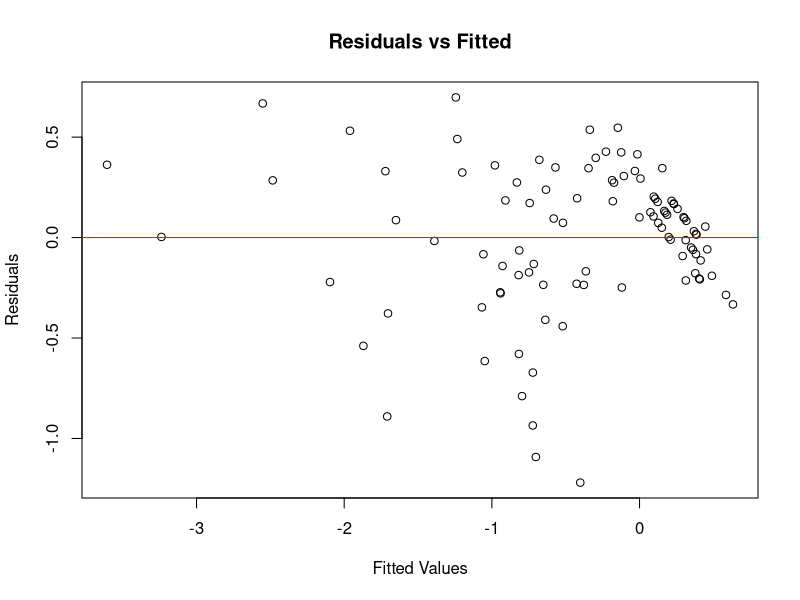
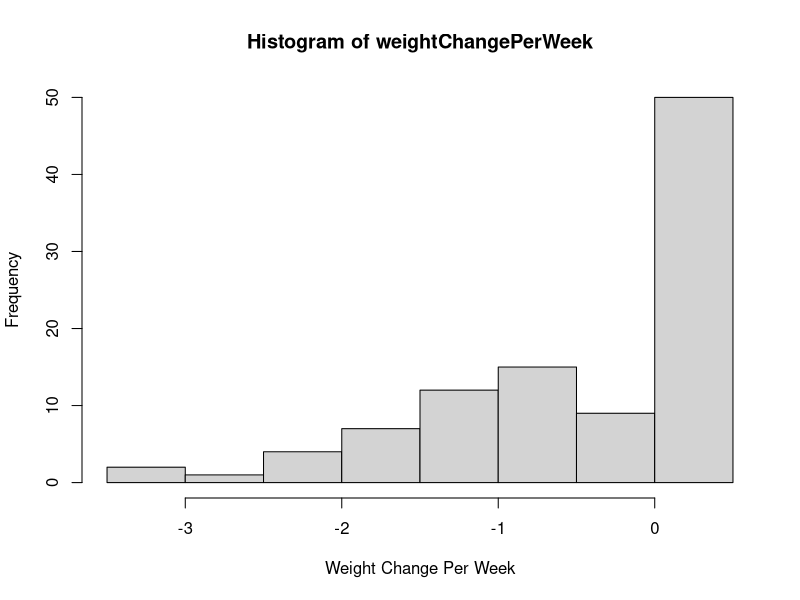
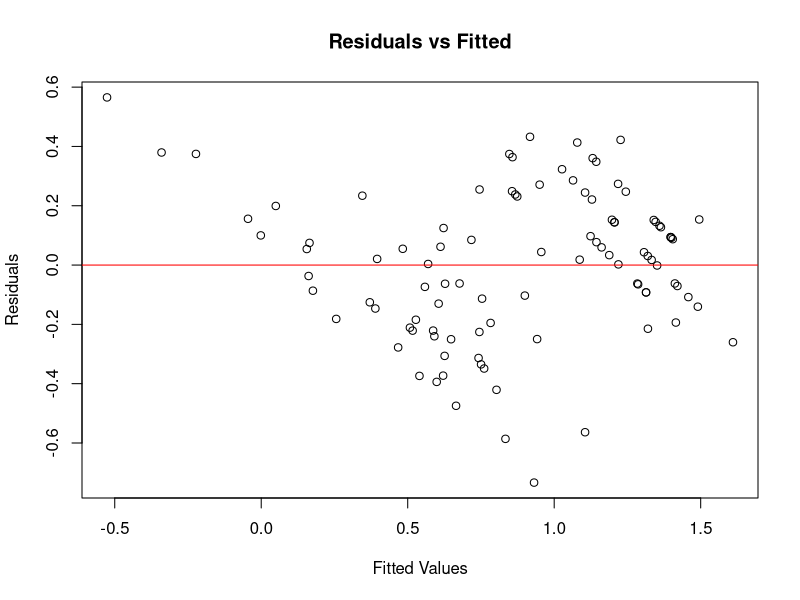
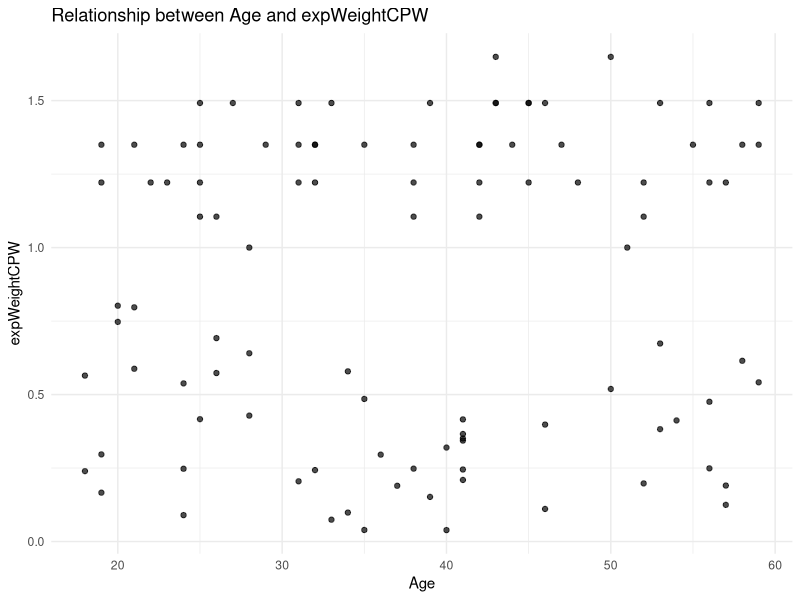
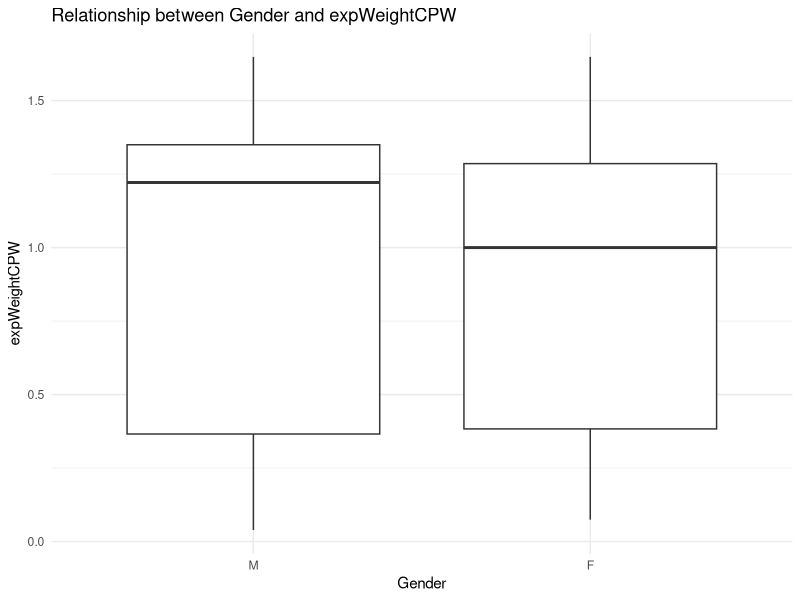
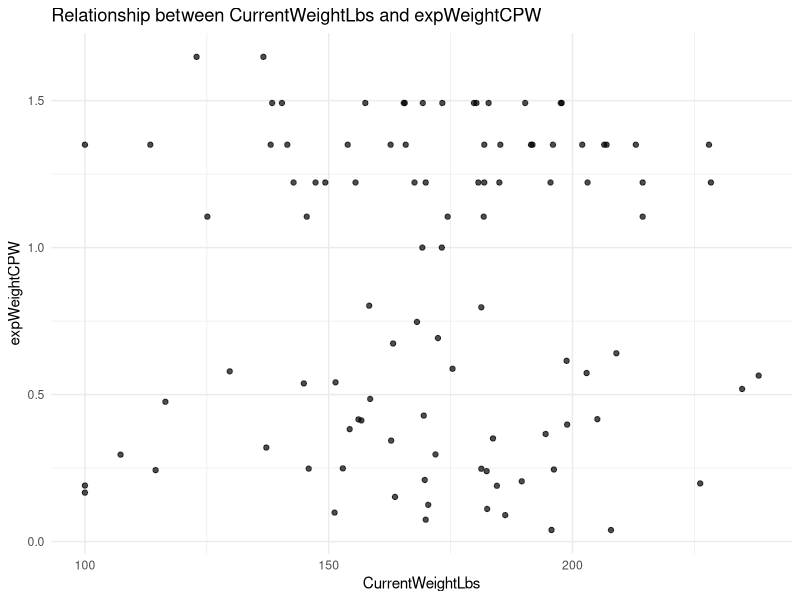
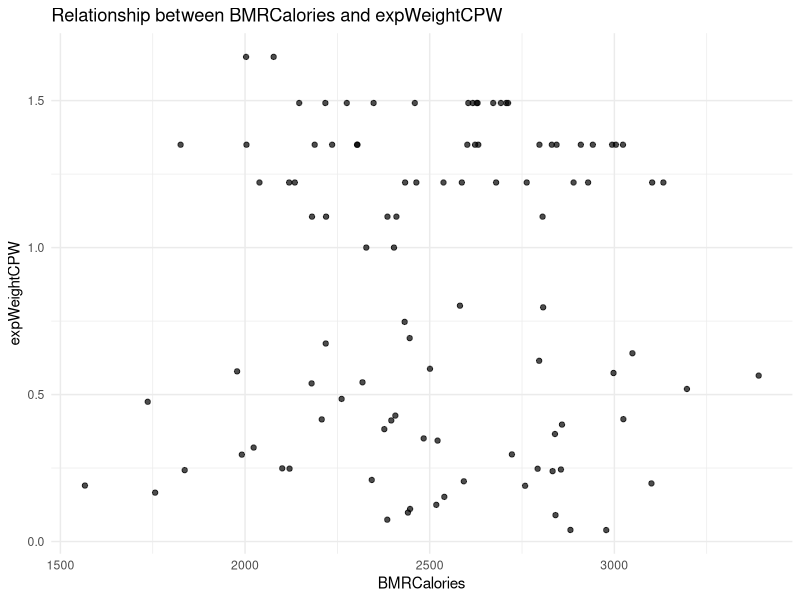
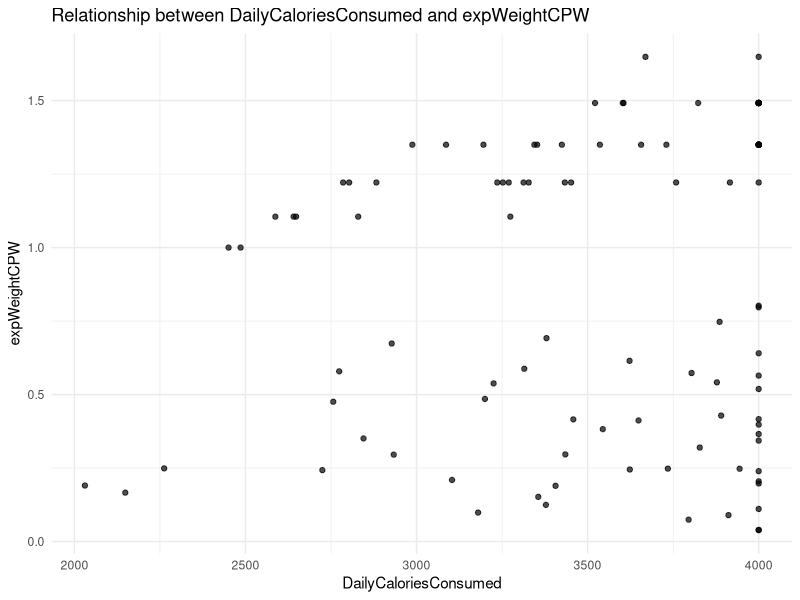

Here is the R script that generated these plots, in order:
## ---- chunk 1
library(leaps)
library(dplyr)
library(ggplot2)
library(car)
library(reshape2)
## ---- chunk 2
weightData <- read.table("weight_change_dataset.csv", header=TRUE, sep=",")
head(weightData)
## ---- chunk 3

#we treate sleep quality and stress level treat as continuous variables since the levels have a meaningful progression or rank (e.g., increasing physical effort or impact on health).

cleanWeight <- weightData %>%
  mutate(
    Sleep.Quality = case_when(
      Sleep.Quality == "Excellent" ~ 4,
      Sleep.Quality == "Good" ~ 3,
      Sleep.Quality == "Fair" ~ 2,
      Sleep.Quality == "Poor" ~ 1
    )
  )


colnames(cleanWeight) <- c(
  "ParticipantID", "Age", "Gender", 
  "CurrentWeightLbs", "BMRCalories", "DailyCaloriesConsumed", 
  "DailyCaloricSurplusDeficit", "WeightChangeLbs", "DurationWeeks", 
  "PhysicalActivityLevel", "SleepQuality", "StressLevel", 
  "FinalWeightLbs"
)

# Convert categorical variables into factors
cleanWeight <- cleanWeight %>%
  mutate(
    Gender = factor(Gender, levels = c("M", "F"))
  )

#make ratio by weight and duration
#by gradescope suggestion 3

cleanWeight <- cleanWeight %>%
  mutate(weightChangePerWeek = WeightChangeLbs / DurationWeeks) %>%
  select(-ParticipantID, -WeightChangeLbs, -DurationWeeks)

head(cleanWeight)
## ---- chunk 4
model <- lm(weightChangePerWeek ~ ., data = cleanWeight)
plot(model$fitted.values, residuals(model), 
     main = "Residuals vs Fitted",
     xlab = "Fitted Values", 
     ylab = "Residuals")
abline(h = 0, col = "red")
## ---- chunk 5
hist(cleanWeight$weightChangePerWeek, 
     main = "Histogram of weightChangePerWeek", 
     xlab = "Weight Change Per Week")
## ---- chunk 6
model <- lm(exp(weightChangePerWeek) ~ ., data = cleanWeight)
plot(model$fitted.values, residuals(model), 
     main = "Residuals vs Fitted",
     xlab = "Fitted Values", 
     ylab = "Residuals")
abline(h = 0, col = "red")
## ---- chunk 7
expWeight <- cleanWeight %>%
  mutate(expWeightCPW = exp(weightChangePerWeek)) %>%
  subset(select = -c(weightChangePerWeek) )
## ---- chunk 8
covariates <- c("Age", "Gender", "CurrentWeightLbs", "BMRCalories", 
                "DailyCaloriesConsumed", "DailyCaloricSurplusDeficit", 
                "PhysicalActivityLevel", "SleepQuality", "StressLevel", "FinalWeightLbs")

plots <- lapply(covariates, function(covariate) {
  if (is.numeric(expWeight[[covariate]])) {
    ggplot(expWeight, aes(x = expWeight[[covariate]], y = expWeightCPW)) +
      geom_point(alpha = 0.7) +
      labs(title = paste("Relationship between", covariate, "and expWeightCPW"),
           x = covariate, y = "expWeightCPW") +
      theme_minimal()
  } else {
    ggplot(expWeight, aes(x = expWeight[[covariate]], y = expWeightCPW)) +
      geom_boxplot() +
      labs(title = paste("Relationship between", covariate, "and expWeightCPW"),
           x = covariate, y = "expWeightCPW") +
      theme_minimal()
  }
})

plots
## ---- chunk 9
numeric_data <- expWeight %>%
  select(where(is.numeric))

# Compute correlation matrix
cor_matrix <- cor(numeric_data, use = "complete.obs")

# Melt the correlation matrix for visualization
cor_melt <- melt(cor_matrix)

# Create the heatmap
ggplot(cor_melt, aes(x = Var1, y = Var2, fill = value)) +
  geom_tile() +
  geom_text(aes(label = round(value, 2)), color = "black", size = 3) +
  scale_fill_gradient2(low = "blue", high = "red", mid = "white", midpoint = 0, 
                       limit = c(-1, 1), space = "Lab", name = "Correlation") +
  theme_minimal() +
  theme(axis.text.x = element_text(angle = 45, hjust = 1)) +
  labs(title = "Correlation Heatmap with Values", x = "", y = "")
## ---- chunk 10
vif_model <- lm(expWeightCPW ~ ., data = expWeight)

# Calculate VIF
vif_values <- vif(vif_model)

# Print VIF values
print(vif_values)
## ---- chunk 11
#Incredible High VIF mulicolinearly so delete one vairable
expWeight <- expWeight %>%
  select(-DailyCaloriesConsumed)


vif_model <- lm(expWeightCPW ~ ., data = expWeight)

# Calculate VIF
vif_values <- vif(vif_model)

# Print VIF values
print(vif_values)
## ---- chunk 12
expWeight <- expWeight %>%
  select(-BMRCalories)


vif_model <- lm(expWeightCPW ~ ., data = expWeight)

# Calculate VIF
vif_values <- vif(vif_model)

# Print VIF values
print(vif_values)
## ---- chunk 13
expWeight <- expWeight %>%
  select(-FinalWeightLbs)


vif_model <- lm(expWeightCPW ~ ., data = expWeight)

# Calculate VIF
vif_values <- vif(vif_model)

# Print VIF values
print(vif_values)
## ---- chunk 14
regAll <- lm(expWeightCPW ~ .,  expWeight)
summary(regAll)
## ---- chunk 15
regAll %>%
  ggplot(aes(x = regAll$fitted.values , y = regAll$residuals)) +
  geom_point() +
   labs(title = "Residuals vs. Fitted value",
       x = "fitted values", y = "residuals")
## ---- chunk 16
ggplot(expWeight, aes(x = as.factor(PhysicalActivityLevel), y = expWeightCPW, fill = as.factor(PhysicalActivityLevel))) +
  geom_boxplot() +
  labs(title = "Boxplot of Weight Change Per Week by Physical Activity Level",
       x = "Physical Activity Level",
       y = "Weight Change Per Week") +
  scale_fill_brewer(palette = "Blues") +
  theme_minimal()
## ---- chunk 17
newCleanWeight <- expWeight

newCleanWeight$PhysicalActivityLevel <- as.character(newCleanWeight$PhysicalActivityLevel) 
newCleanWeight$PhysicalActivityLevel[newCleanWeight$PhysicalActivityLevel %in% c("Sedentary", "Lightly Active")] <- "low Activity"
newCleanWeight$PhysicalActivityLevel[newCleanWeight$PhysicalActivityLevel %in% c("Moderately Active", "Very Active")] <- "high Activity"

newCleanWeight$PhysicalActivityLevel <- as.factor(newCleanWeight$PhysicalActivityLevel)

regAll <- lm(expWeightCPW ~ .,  newCleanWeight)
summary(regAll)
## ---- chunk 18
regfull <- lm(expWeightCPW ~ DailyCaloricSurplusDeficit + SleepQuality +  StressLevel + Age + Gender + CurrentWeightLbs + PhysicalActivityLevel,  newCleanWeight)
summary(regfull)
## ---- chunk 19

regfull %>%
  ggplot(aes(x = regfull$fitted.values , y = regfull$residuals)) +
  geom_point() +
   labs(title = "Residuals vs. Fitted value",
       x = "fitted values", y = "residuals")
## ---- chunk 20
reg6 <- lm(expWeightCPW ~ DailyCaloricSurplusDeficit + SleepQuality +  StressLevel + Age + Gender + CurrentWeightLbs,  newCleanWeight)
summary(reg6)
## ---- chunk 21
reg6 %>%
  ggplot(aes(x = reg6$fitted.values , y = reg6$residuals)) +
  geom_point() +
   labs(title = "Residuals vs. Fitted value",
       x = "fitted values", y = "residuals")
## ---- chunk 22
reg5<- lm(expWeightCPW ~ DailyCaloricSurplusDeficit + SleepQuality +  StressLevel + Age + Gender,  newCleanWeight)
summary(reg5)
## ---- chunk 23
reg5 %>%
  ggplot(aes(x = reg5$fitted.values , y = reg5$residuals)) +
  geom_point() +
   labs(title = "Residuals vs. Fitted value",
       x = "fitted values", y = "residuals")
## ---- chunk 24
reg4<- lm(expWeightCPW ~ DailyCaloricSurplusDeficit + SleepQuality +  StressLevel + Gender,  newCleanWeight)
summary(reg4)
## ---- chunk 25
reg4 %>%
  ggplot(aes(x = reg4$fitted.values , y = reg4$residuals)) +
  geom_point() +
   labs(title = "Residuals vs. Fitted value",
       x = "fitted values", y = "residuals")
## ---- chunk 26
reg3<- lm(expWeightCPW ~ DailyCaloricSurplusDeficit + SleepQuality +  StressLevel,  newCleanWeight)
summary(reg3)
## ---- chunk 27
ggplot(reg3, aes(x = reg3$fitted.values, y = reg3$residuals)) +
  geom_point() +
  labs(title = "Residuals vs. Fitted value",
       x = "Fitted Value", y = "Residuals") +
  theme_minimal()

## ---- chunk 28
ggplot(newCleanWeight, aes(x = DailyCaloricSurplusDeficit, y = expWeightCPW, color = as.factor(SleepQuality))) +
  geom_point() +
  geom_smooth(method = "lm", se = FALSE) +
  labs(title = "PhysicalActivityLevel and SleepQuality",
       x = "Stress Level",
       y = "Weight Change Per Week")
## ---- chunk 29
ggplot(newCleanWeight, aes(x = DailyCaloricSurplusDeficit, y = expWeightCPW, color = as.factor(StressLevel))) +
  geom_point() +
  geom_smooth(method = "lm", se = FALSE) +
  labs(title = "PhysicalActivityLevel and Stress Level",
       x = "Stress Level",
       y = "Weight Change Per Week")
## ---- chunk 30
ggplot(newCleanWeight, aes(x = StressLevel, y = expWeightCPW, color = as.factor(SleepQuality))) +
  geom_point() +
  geom_smooth(method = "lm", se = FALSE) +
  labs(title = "PhysicalActivityLevel and Stress Level",
       x = "Stress Level",
       y = "Weight Change Per Week")
## ---- chunk 31
regLab_inter1 <- lm(exp(expWeightCPW) ~ DailyCaloricSurplusDeficit * SleepQuality + StressLevel,  newCleanWeight)
summary(regLab_inter1)
## ---- chunk 32
regLab_inter2 <- lm(exp(expWeightCPW) ~ DailyCaloricSurplusDeficit * StressLevel +  SleepQuality,  newCleanWeight)
summary(regLab_inter2)
## ---- chunk 33
regLab_inter3 <- lm(exp(expWeightCPW) ~ DailyCaloricSurplusDeficit + StressLevel*SleepQuality,  newCleanWeight)
summary(regLab_inter3)
## ---- chunk 34
ggplot(data = cleanWeight, aes(x = SleepQuality, y = weightChangePerWeek)) +
  geom_point() +
  labs(title = "Linear vs Quadratic Fit", x = "Sleep Quality", y = "weight Change Per Week")
## ---- chunk 35
ggplot(data = cleanWeight, aes(x = StressLevel, y = weightChangePerWeek)) +
  geom_point() +
  labs(title = "Linear vs Quadratic Fit", x = "Stress Level", y = "weight Change Per Week")
## ---- chunk 36
ggplot(data = cleanWeight, aes(x = DailyCaloricSurplusDeficit, y = weightChangePerWeek)) +
  geom_point() +
  labs(title = "Linear vs Quadratic Fit", x = "Daily Caloric Surplus Deficit", y = "weight Change Per Week")
## ---- chunk 37
n = 100
MS_full <- sum(residuals(regfull)^2) / (n - length(coef(regfull))) 
k <- length(coef(reg3))
rss_p = sum(residuals(reg3)^2)
cp <- rss_p/MS_full -n+2*k

paste0("Mallow Cp: ", cp)
## ---- chunk 38
X = cbind(1, newCleanWeight$DailyCaloricSurplusDeficit, newCleanWeight$SleepQuality, newCleanWeight$StressLevel)
P = X %*% solve(t(X)%*%X, t(X))
ros = (2*(4+1))/length(newCleanWeight$DailyCaloricSurplusDeficit)
plot(newCleanWeight$DailyCaloricSurplusDeficit, hatvalues(reg3), xlab="Index i", ylab="Hat value", ylim=c(0,0.15))
abline(h=ros, lty=2, col="red")
## ---- chunk 39
n = nrow(cleanWeight)
squared_errors <- numeric(n)

# Perform LOOCV
for (i in 1:n) {
  train_data <- cleanWeight[-i, ]
  test_data <- cleanWeight[i, , drop = FALSE]
  predicted <- predict(reg3, newdata = test_data)
  squared_errors[i] <- (test_data$weightChangePerWeek - log(predicted))^2
}

loocv_mse <- mean(squared_errors)
cat("LOOCV Mean Squared Error:", loocv_mse, "\n")
## ---- chunk 40
summary(reg3)

plot(reg3$fitted.values, residuals(reg3), 
     main = "Residuals vs Fitted",
     xlab = "Fitted Values", 
     ylab = "Residuals")
abline(h = 0, col = "red")
## ---- chunk 41
plot(reg3)
